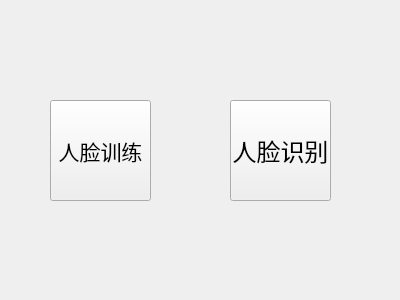
<?xml version="1.0" encoding="UTF-8"?>
<ui version="4.0">
 <class>Form</class>
 <widget class="QWidget" name="Form">
  <property name="geometry">
   <rect>
    <x>0</x>
    <y>0</y>
    <width>400</width>
    <height>300</height>
   </rect>
  </property>
  <property name="windowTitle">
   <string>Form</string>
  </property>
  <widget class="QPushButton" name="pushButton">
   <property name="geometry">
    <rect>
     <x>50</x>
     <y>100</y>
     <width>101</width>
     <height>101</height>
    </rect>
   </property>
   <property name="font">
    <font>
     <pointsize>16</pointsize>
    </font>
   </property>
   <property name="text">
    <string>人脸训练</string>
   </property>
  </widget>
  <widget class="QPushButton" name="pushButton_2">
   <property name="geometry">
    <rect>
     <x>230</x>
     <y>100</y>
     <width>101</width>
     <height>101</height>
    </rect>
   </property>
   <property name="font">
    <font>
     <pointsize>18</pointsize>
    </font>
   </property>
   <property name="text">
    <string>人脸识别</string>
   </property>
  </widget>
 </widget>
 <resources/>
 <connections/>
</ui>
